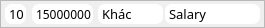
   <widget class="QFrame" name="frame_Chi_14">
    <property name="geometry">
     <rect>
      <x>956</x>
      <y>180</y>
      <width>265</width>
      <height>28</height>
     </rect>
    </property>
    <property name="styleSheet">
     <string notr="true">#frame_Chi_14{
	background-color: #FF9209;
	border-radius: 10;
	border: 1px solid white;
	color: white
}</string>
    </property>
    <property name="frameShape">
     <enum>QFrame::StyledPanel</enum>
    </property>
    <property name="frameShadow">
     <enum>QFrame::Raised</enum>
    </property>
    <widget class="QLabel" name="label_day_chi14">
     <property name="geometry">
      <rect>
       <x>5</x>
       <y>4</y>
       <width>21</width>
       <height>20</height>
      </rect>
     </property>
     <property name="font">
      <font>
       <family>SamsungOne</family>
       <pointsize>10</pointsize>
       <bold>false</bold>
      </font>
     </property>
     <property name="styleSheet">
      <string notr="true">
	background-color: white;
	border-radius: 7;
	border: 1px solid white;
	color: black
</string>
     </property>
     <property name="text">
      <string>10</string>
     </property>
    </widget>
    <widget class="QLabel" name="label_money_chi14">
     <property name="geometry">
      <rect>
       <x>32</x>
       <y>4</y>
       <width>61</width>
       <height>20</height>
      </rect>
     </property>
     <property name="font">
      <font>
       <family>SamsungOne</family>
       <bold>false</bold>
      </font>
     </property>
     <property name="styleSheet">
      <string notr="true">
	background-color: white;
	border-radius: 7;
	border: 1px solid white;
	color: black
</string>
     </property>
     <property name="text">
      <string>15000000</string>
     </property>
    </widget>
    <widget class="QLabel" name="label_content_chi14">
     <property name="geometry">
      <rect>
       <x>165</x>
       <y>4</y>
       <width>95</width>
       <height>20</height>
      </rect>
     </property>
     <property name="font">
      <font>
       <family>SamsungOne</family>
       <pointsize>10</pointsize>
       <bold>false</bold>
      </font>
     </property>
     <property name="styleSheet">
      <string notr="true">
	background-color: white;
	border-radius: 7;
	border: 1px solid white;
	color: black
</string>
     </property>
     <property name="text">
      <string>Salary</string>
     </property>
    </widget>
    <widget class="QLabel" name="label_typechi14">
     <property name="geometry">
      <rect>
       <x>98</x>
       <y>4</y>
       <width>65</width>
       <height>20</height>
      </rect>
     </property>
     <property name="font">
      <font>
       <family>SamsungOne</family>
       <pointsize>10</pointsize>
       <bold>false</bold>
      </font>
     </property>
     <property name="styleSheet">
      <string notr="true">
	background-color: white;
	border-radius: 7;
	border: 1px solid white;
	color: black
</string>
     </property>
     <property name="text">
      <string>Khác</string>
     </property>
    </widget>
   </widget>
